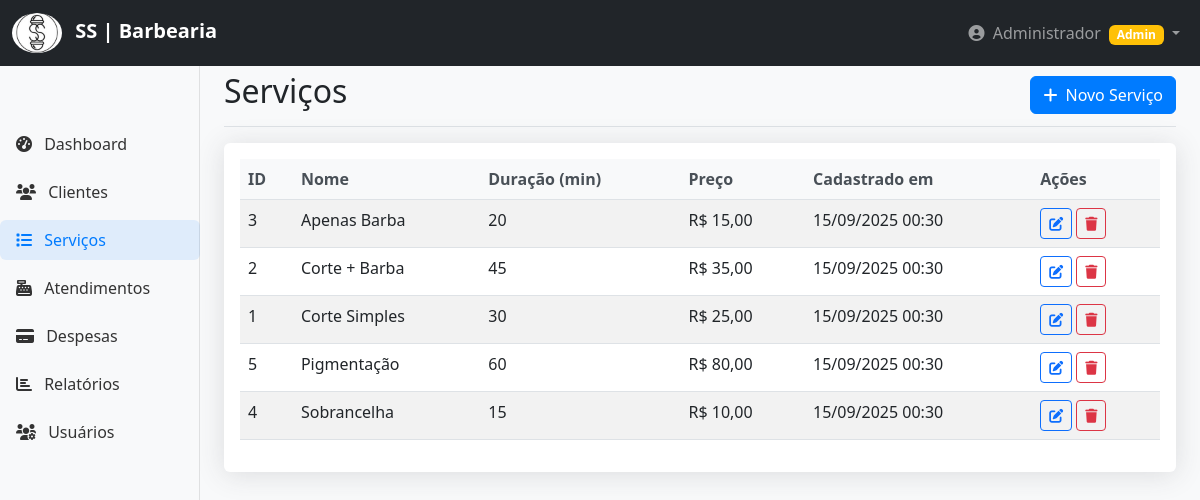
/pages/servicos.php (signed in), run on the app's committed database.
### tables this page shows
CREATE TABLE IF NOT EXISTS servicos (
    id INT AUTO_INCREMENT PRIMARY KEY,
    nome VARCHAR(100) NOT NULL,
    duracao_minutos INT NOT NULL DEFAULT 30,
    preco DECIMAL(10,2) NOT NULL,
    ativo TINYINT(1) DEFAULT 1,
    created_at TIMESTAMP DEFAULT CURRENT_TIMESTAMP
);

### auth/check_auth.php (called while the page is built, shortened)
<?php
function getUserName() {
    return $_SESSION['user_name'] ?? 'Usuário';
}
function getUserPerfil() {
    return $_SESSION['user_perfil'] ?? 'usuario';
}
function isAdmin() {
    return getUserPerfil() === 'admin';
}
?>

### includes/Servico.php (called while the page is built, shortened)
<?php
class Servico {
    private $conn;
    private $table_name = "servicos";
    public function __construct($db) {
        $this->conn = $db;
    }
    function readAll() {
        $query = "SELECT id, nome, duracao_minutos, preco, created_at
                 FROM " . $this->table_name . "
                 WHERE ativo = 1
                 ORDER BY nome ASC";
        $stmt = $this->conn->prepare($query);
        $stmt->execute();
        return $stmt;
    }
}
?>

### pages/servicos.php (the view, shortened to what this page needs)
<?php
require_once '../auth/check_auth.php';
require_once '../includes/Servico.php';
$database = new Database();
$db = $database->getConnection();
$servico = new Servico($db);
$stmt = $servico->readAll();
?>
<!DOCTYPE html>
<html lang="pt-BR">
<head>
    <link href="https://cdn.jsdelivr.net/npm/bootstrap@5.3.0/dist/css/bootstrap.min.css" rel="stylesheet">
    <link href="https://cdnjs.cloudflare.com/ajax/libs/font-awesome/6.0.0/css/all.min.css" rel="stylesheet">
    <link href="../assets/css/style.css" rel="stylesheet">
</head>
<body>
    <?php include '../includes/header.php'; ?>
    <div class="container-fluid">
        <div class="row">
            <?php include '../includes/sidebar.php'; ?>
            <main class="col-md-9 ms-sm-auto col-lg-10 px-md-4">
                <div class="d-flex justify-content-between flex-wrap flex-md-nowrap align-items-center pt-3 pb-2 mb-3 border-bottom">
                    <h1 class="h2">Serviços</h1>
                    <button type="button" class="btn btn-primary" data-bs-toggle="modal" data-bs-target="#servicoModal">
                        <i class="fas fa-plus me-2"></i>Novo Serviço
                    </button>
                </div>
                <div class="card">
                    <div class="card-body">
                        <div class="table-responsive">
                            <table class="table table-striped">
                                <thead>
                                    <tr>
                                        <th>ID</th>
                                        <th>Nome</th>
                                        <th>Duração (min)</th>
                                        <th>Preço</th>
                                        <th>Cadastrado em</th>
                                        <th>Ações</th>
                                    </tr>
                                </thead>
                                <tbody>
                                    <?php
                                    while ($row = $stmt->fetch(PDO::FETCH_ASSOC)) {
                                        extract($row);
                                        echo "<tr>";
                                        echo "<td>{$id}</td>";
                                        echo "<td>{$nome}</td>";
                                        echo "<td>{$duracao_minutos}</td>";
                                        echo "<td>R$ " . number_format($preco, 2, ',', '.') . "</td>";
                                        echo "<td>" . date('d/m/Y H:i', strtotime($created_at)) . "</td>";
                                        echo "<td>";
                                        echo "<button class='btn btn-sm btn-outline-primary me-1' onclick='editarServico({$id}, \"{$nome}\", {$duracao_minutos}, {$preco})'>";
                                        echo "<i class='fas fa-edit'></i>";
                                        echo "</button>";
                                        echo "<button class='btn btn-sm btn-outline-danger' onclick='confirmarExclusao({$id}, \"{$nome}\")'>";
                                        echo "<i class='fas fa-trash'></i>";
                                        echo "</button>";
                                        echo "</td>";
                                        echo "</tr>";
                                    }
                                    ?>
                                </tbody>
                            </table>
                        </div>
                    </div>
                </div>
            </main>
        </div>
    </div>
</body>
</html>

### includes/header.php (shortened to what this page needs)
<nav class="navbar navbar-expand-lg navbar-dark bg-dark fixed-top">
    <div class="container-fluid">
        <a class="navbar-brand" href="<?= BASE_URL ?>index.php">
            <img src="<?= BASE_URL ?>img/logo.jpg" alt="Logo" style="height: 40px; margin-right: 8px;">
            SS | Barbearia
        </a>
         <div class="collapse navbar-collapse" id="navbarNav">
            <ul class="navbar-nav ms-auto">
                <li class="nav-item dropdown">
                    <a class="nav-link dropdown-toggle" href="#" role="button" data-bs-toggle="dropdown">
                        <i class="fas fa-user-circle me-1"></i>
                        <?php echo getUserName(); ?>
                        <?php if (isAdmin()): ?>
                            <span class="badge bg-warning ms-1">Admin</span>
                        <?php endif; ?>
                    </a>
                </li>
            </ul>
        </div>
    </div>
</nav>

### includes/sidebar.php
<?php
$pagina_atual = basename($_SERVER['PHP_SELF']);
?>
<nav class="col-md-3 col-lg-2 d-md-block bg-light sidebar collapse">
    <div class="position-sticky pt-3">
        <ul class="nav flex-column">
            <li class="nav-item">
                <a class="nav-link <?php echo ($pagina_atual == 'index.php') ? 'active' : ''; ?>" href="/Barbearia/project/index.php">
                    <i class="fas fa-tachometer-alt me-2"></i>
                    Dashboard
                </a>
            </li>
            <li class="nav-item">
                <a class="nav-link <?php echo ($pagina_atual == 'clientes.php') ? 'active' : ''; ?>" href="/Barbearia/project/pages/clientes.php">
                    <i class="fas fa-users me-2"></i>
                    Clientes
                </a>
            </li>
            <li class="nav-item">
                <a class="nav-link <?php echo ($pagina_atual == 'servicos.php') ? 'active' : ''; ?>" href="/Barbearia/project/pages/servicos.php">
                    <i class="fas fa-list me-2"></i>
                    Serviços
                </a>
            </li>
            <li class="nav-item">
                <a class="nav-link <?php echo ($pagina_atual == 'receitas.php') ? 'active' : ''; ?>" href="/Barbearia/project/pages/receitas.php">
                    <i class="fas fa-cash-register me-2"></i>
                    Atendimentos
                </a>
            </li>
            <li class="nav-item">
                <a class="nav-link <?php echo ($pagina_atual == 'despesas.php') ? 'active' : ''; ?>" href="/Barbearia/project/pages/despesas.php">
                    <i class="fas fa-credit-card me-2"></i>
                    Despesas
                </a>
            </li>
            <li class="nav-item">
                <a class="nav-link <?php echo ($pagina_atual == 'relatorios.php') ? 'active' : ''; ?>" href="/Barbearia/project/pages/relatorios.php">
                    <i class="fas fa-chart-bar me-2"></i>
                    Relatórios
                </a>
            </li>
            <?php if (isAdmin()): ?>
                <li class="nav-item">
                    <a class="nav-link" href="/Barbearia/project/pages/usuarios.php">
                        <i class="fas fa-users-cog me-2"></i>
                        Usuários
                    </a>
                </li>
            <?php endif; ?>
        </ul>
    </div>
</nav>

### assets/css/style.css (style rules this page uses)
body { font-family: 'Segoe UI', Tahoma, Geneva, Verdana, sans-serif; padding-top: 56px; background-color: #f8f9fa; }
.navbar-brand { font-weight: bold; }
.sidebar { position: fixed; top: 56px; bottom: 0; left: 0; z-index: 100; padding: 48px 0 0; box-shadow: inset -1px 0 0 rgba(0, 0, 0, .1); }
.sidebar .nav-link { font-weight: 500; color: #333; padding: 0.5rem 1rem; margin: 0.25rem 0; transition: all 0.3s ease; }
.sidebar .nav-link:hover, .sidebar .nav-link.active { color: #007bff; background-color: rgba(0, 123, 255, .1); border-radius: 0.375rem; }
.sidebar .nav-link i { margin-right: 0.5rem; }
.table th { border-top: none; font-weight: 600; color: #495057; background-color: #f8f9fa; }
.table-striped tbody tr:nth-of-type(odd) { background-color: rgba(0, 123, 255, 0.05); }
.btn-primary { background-color: #007bff; border-color: #007bff; transition: all 0.3s ease; }
.card { border: none; box-shadow: 0 0.15rem 1.75rem 0 rgba(58, 59, 69, 0.15); transition: all 0.3s ease; }
.card, .alert { animation: fadeIn 0.5s ease-out; }
img { width: 50px; height: 50px; border-radius: 50%; object-fit: cover; }

### data on the page
servicos: id "3", nome "Apenas Barba", duracao_minutos "20", preco "15,00", created_at "15/09/2025 00:30"
servicos: id "2", nome "Corte + Barba", duracao_minutos "45", preco "35,00", created_at "15/09/2025 00:30"
servicos: id "1", nome "Corte Simples", duracao_minutos "30", preco "25,00", created_at "15/09/2025 00:30"
servicos: id "5", nome "Pigmentação", duracao_minutos "60", preco "80,00", created_at "15/09/2025 00:30"
servicos: id "4", nome "Sobrancelha", duracao_minutos "15", preco "10,00", created_at "15/09/2025 00:30"

### other printed values
getUserName() "Administrador"
